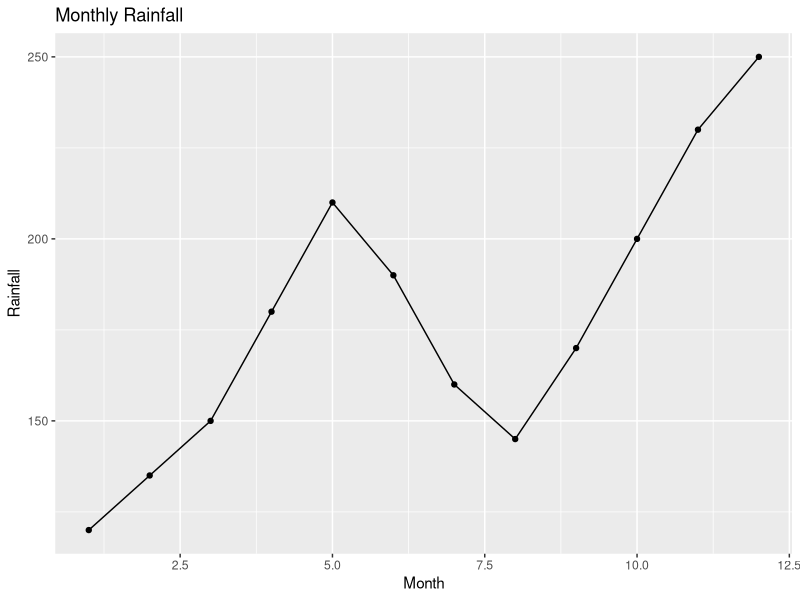
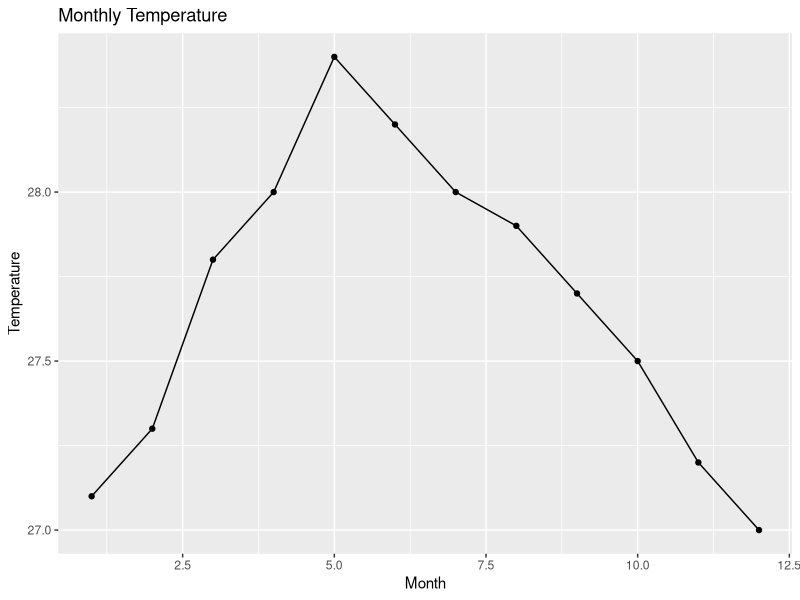
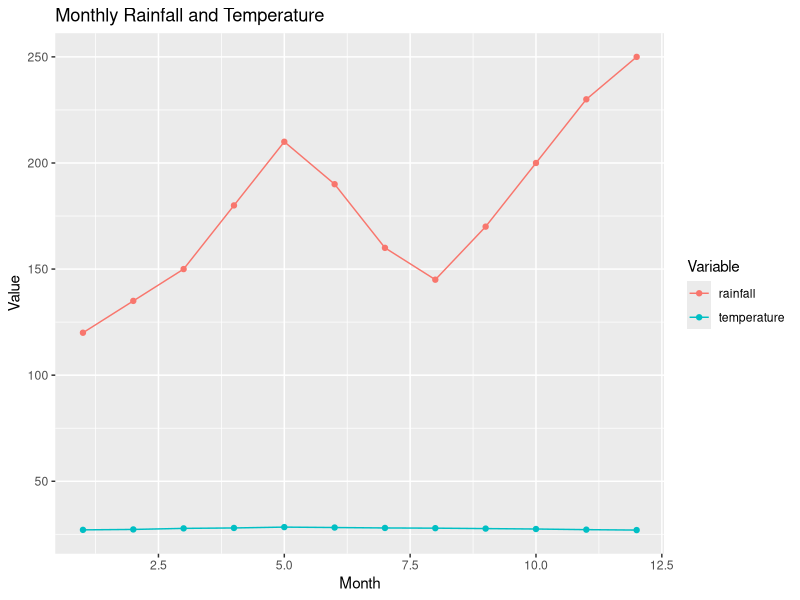
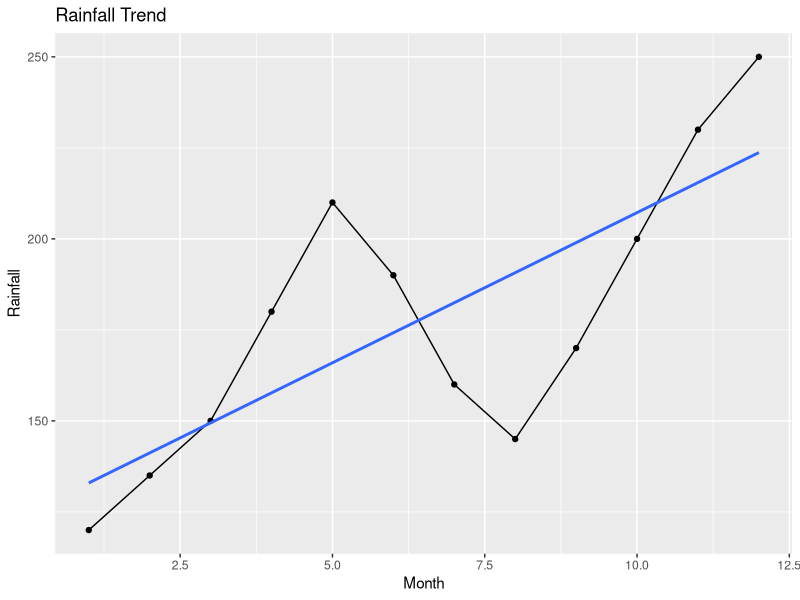
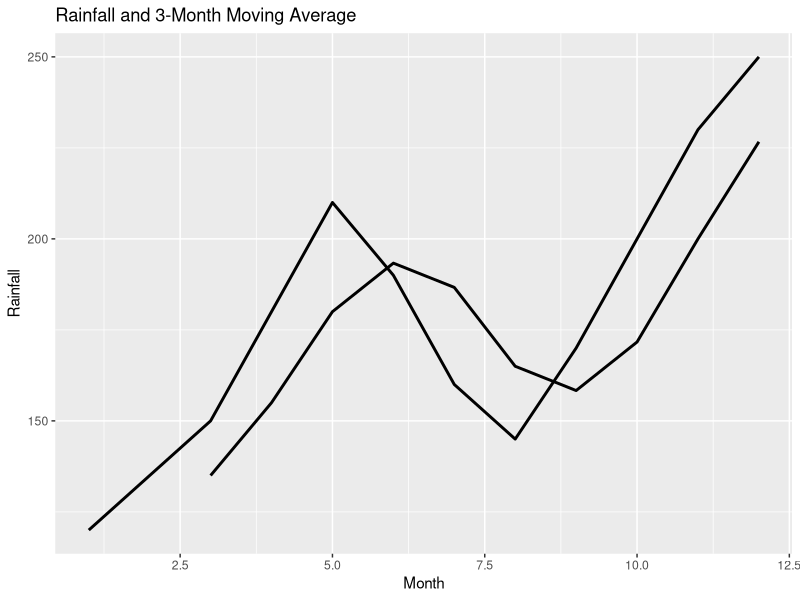
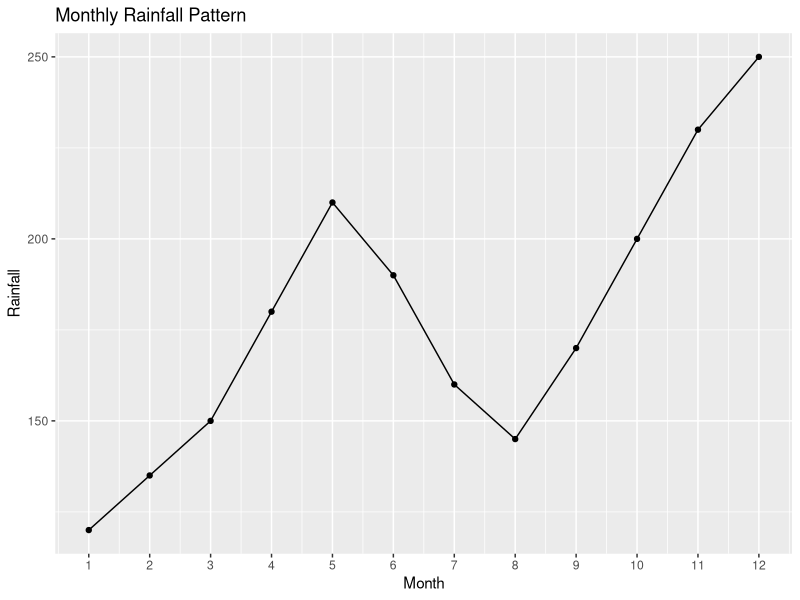

Here is the R script that generated these plots, in order:
# Data Visualization: Time Series
# This script demonstrates basic techniques for
# visualising time-dependent data.


# --------------------------------------------------
# 1. Load required packages
# --------------------------------------------------

library(ggplot2)
library(dplyr)


# --------------------------------------------------
# 2. Create sample time series data
# --------------------------------------------------

monthly_data <- data.frame(
  month = 1:12,
  rainfall = c(
    120, 135, 150, 180, 210, 190,
    160, 145, 170, 200, 230, 250
  ),
  temperature = c(
    27.1, 27.3, 27.8, 28.0, 28.4, 28.2,
    28.0, 27.9, 27.7, 27.5, 27.2, 27.0
  )
)

monthly_data


# --------------------------------------------------
# 3. Basic line plot
# --------------------------------------------------

ggplot(
  monthly_data,
  aes(
    x = month,
    y = rainfall
  )
) +
  geom_line() +
  geom_point() +
  labs(
    title = "Monthly Rainfall",
    x = "Month",
    y = "Rainfall"
  )


# --------------------------------------------------
# 4. Visualise temperature over time
# --------------------------------------------------

ggplot(
  monthly_data,
  aes(
    x = month,
    y = temperature
  )
) +
  geom_line() +
  geom_point() +
  labs(
    title = "Monthly Temperature",
    x = "Month",
    y = "Temperature"
  )


# --------------------------------------------------
# 5. Multiple time series
# --------------------------------------------------

# Convert the data to long format

monthly_long <- monthly_data %>%
  tidyr::pivot_longer(
    cols = c(rainfall, temperature),
    names_to = "variable",
    values_to = "value"
  )

monthly_long


# --------------------------------------------------
# 6. Plot multiple variables
# --------------------------------------------------

ggplot(
  monthly_long,
  aes(
    x = month,
    y = value,
    colour = variable
  )
) +
  geom_line() +
  geom_point() +
  labs(
    title = "Monthly Rainfall and Temperature",
    x = "Month",
    y = "Value",
    colour = "Variable"
  )


# --------------------------------------------------
# 7. Add a linear trend
# --------------------------------------------------

ggplot(
  monthly_data,
  aes(
    x = month,
    y = rainfall
  )
) +
  geom_line() +
  geom_point() +
  geom_smooth(
    method = "lm",
    se = FALSE
  ) +
  labs(
    title = "Rainfall Trend",
    x = "Month",
    y = "Rainfall"
  )


# --------------------------------------------------
# 8. Calculate a moving average
# --------------------------------------------------

# install.packages("zoo")

library(zoo)

monthly_data <- monthly_data %>%
  mutate(
    rainfall_ma3 = rollmean(
      rainfall,
      k = 3,
      fill = NA,
      align = "right"
    )
  )

monthly_data


# --------------------------------------------------
# 9. Plot rainfall with moving average
# --------------------------------------------------

ggplot(
  monthly_data,
  aes(x = month)
) +
  geom_line(
    aes(y = rainfall),
    linewidth = 1
  ) +
  geom_line(
    aes(y = rainfall_ma3),
    linewidth = 1
  ) +
  labs(
    title = "Rainfall and 3-Month Moving Average",
    x = "Month",
    y = "Rainfall"
  )


# --------------------------------------------------
# 10. Identify potential seasonal patterns
# --------------------------------------------------

ggplot(
  monthly_data,
  aes(
    x = month,
    y = rainfall
  )
) +
  geom_line() +
  geom_point() +
  scale_x_continuous(
    breaks = 1:12
  ) +
  labs(
    title = "Monthly Rainfall Pattern",
    x = "Month",
    y = "Rainfall"
  )


# --------------------------------------------------
# Key idea
# --------------------------------------------------

# Time series data have an important characteristic:
# observations are ordered in time.
#
# Line plots are commonly used to visualise:
#
# - Trends
# - Seasonal patterns
# - Changes over time
# - Short-term fluctuations
# - Long-term movements
#
# When analysing time-dependent data,
# the order of observations should be preserved.
